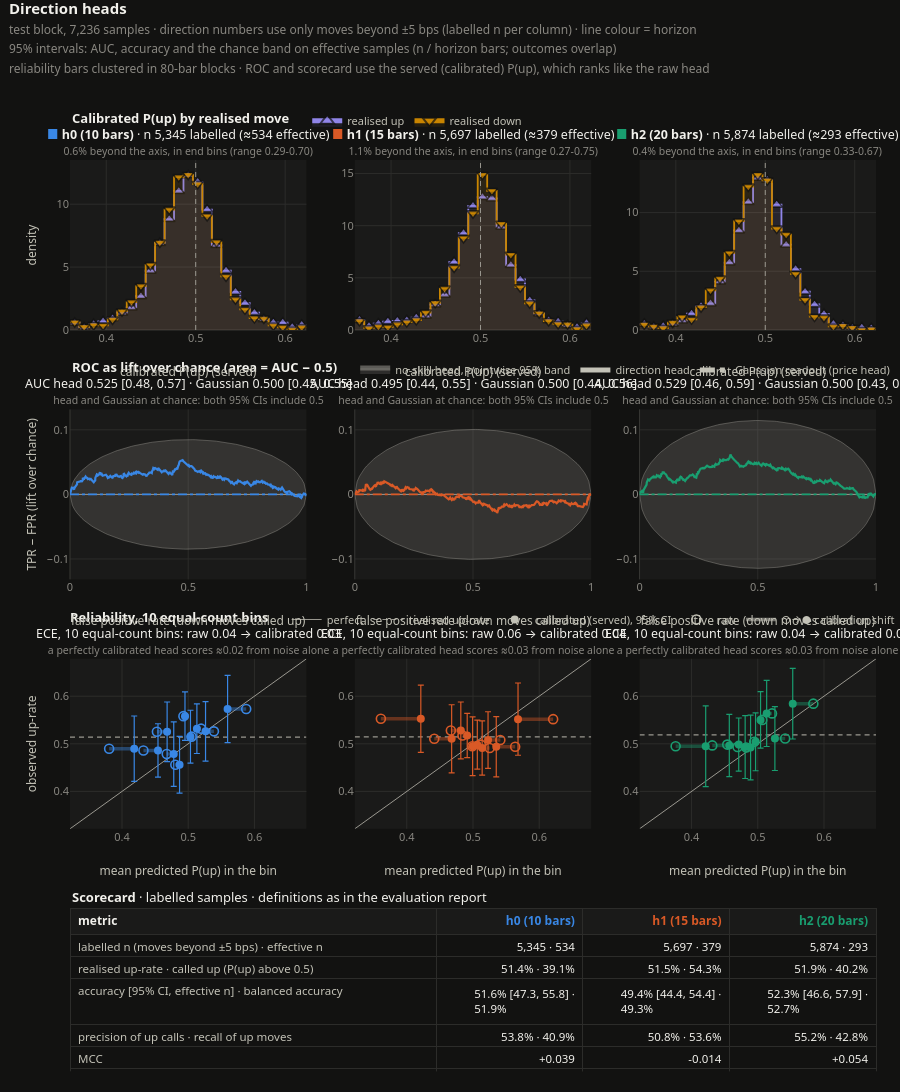
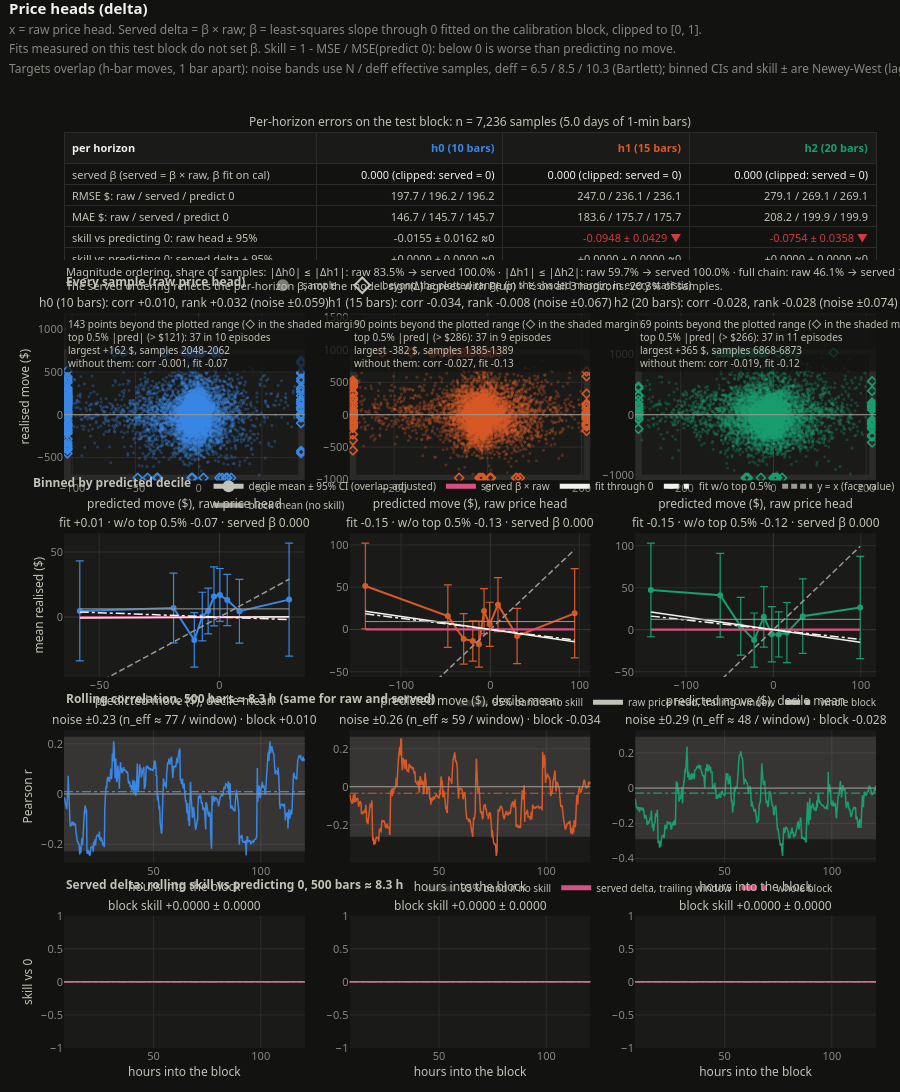
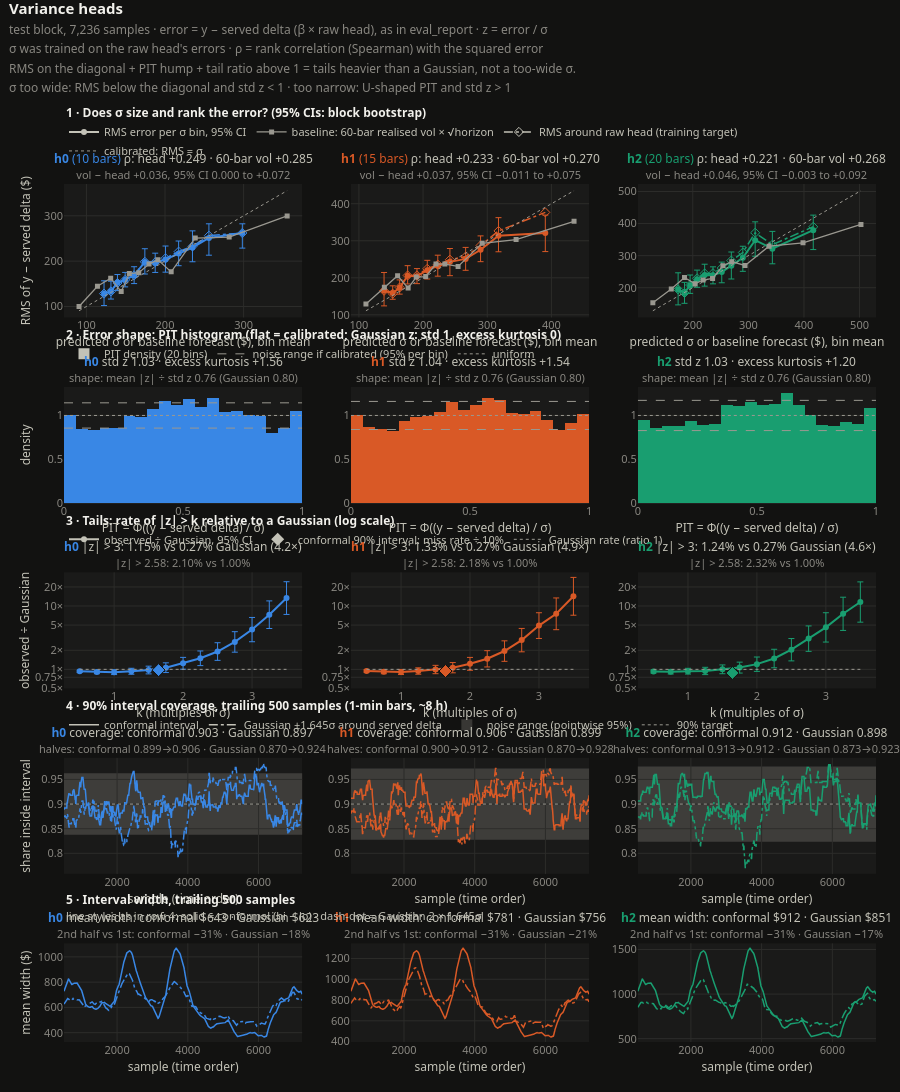
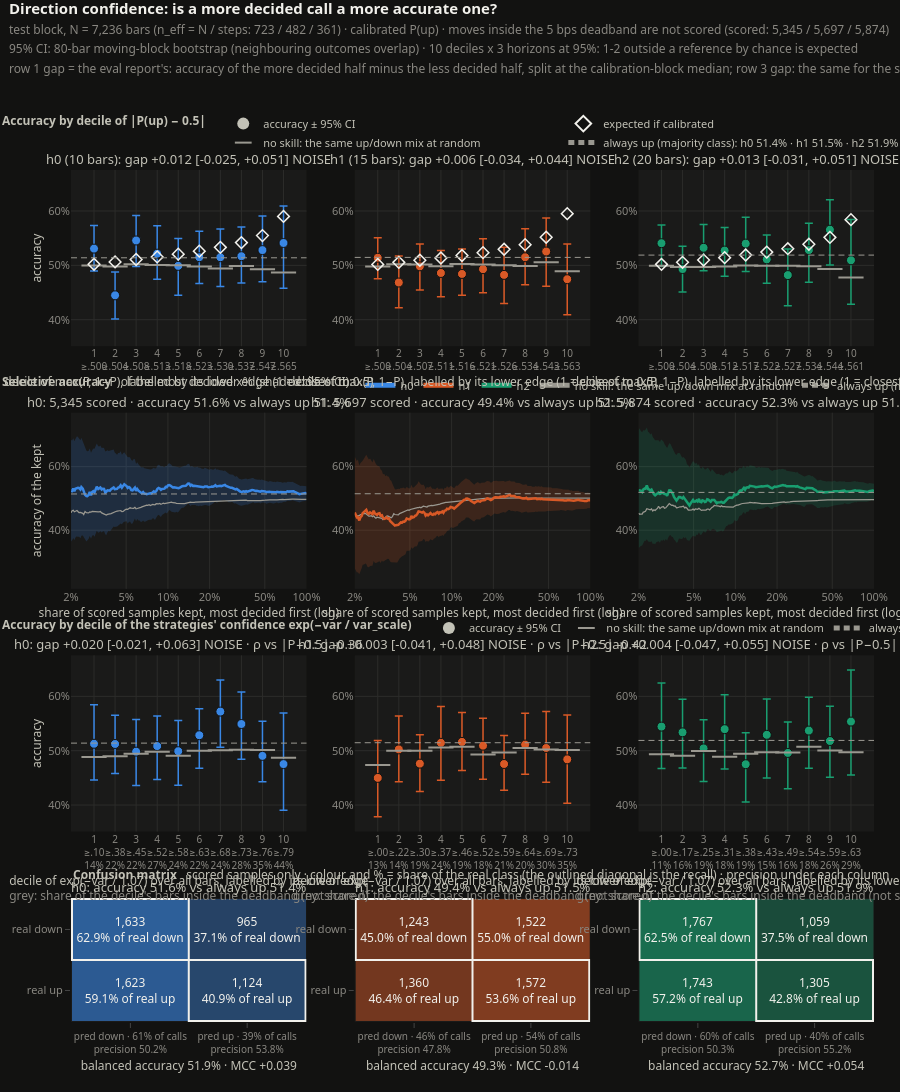

Notebook source saved alongside these figures, in order:
### Markdown cell above
## The heads on the TEST block

### Code cell
Visualizations.build("direction_analytics", test, cfg).show()
Visualizations.build("delta_analytics", test, cfg, raw_delta=raw).show()
Visualizations.build("variance_analytics", test, cfg, raw_delta=raw).show()
Visualizations.build("confidence_analytics", test, cfg, var_scale=blocks["predictor"].bundle.meta.get("var_scale"),
                     report=report).show()
Visualizations.build("coherence_analytics", test, cfg, raw_delta=blocks["test_raw"]).show()
